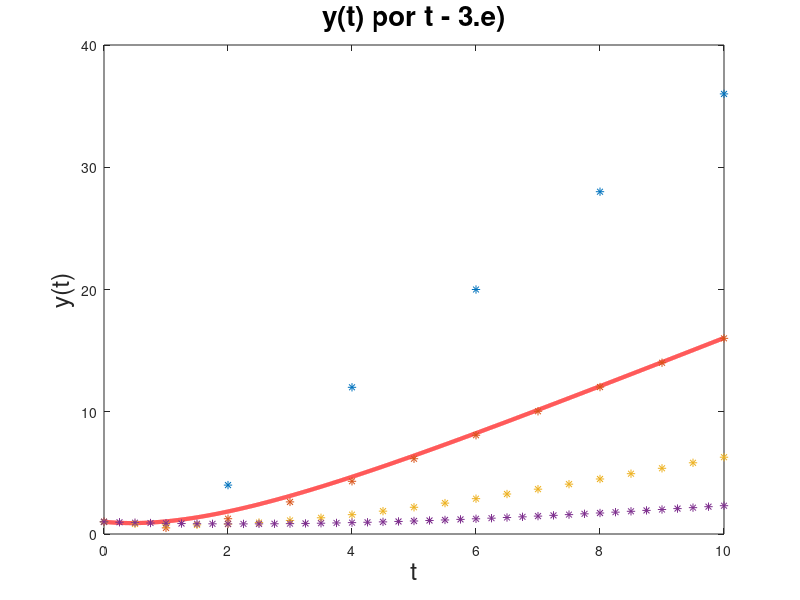

Source code (MATLAB):
%% Questão 3 e)
%% Trabalho 5 - Sinais e Sistemas

%Questão 3.a)
% Intervalo
dt = 0.001;

% Dados basicos
t = 0:dt:10 - dt; x = 2 * t - 4 + 5*exp(-1/2 * t);
plot (t, x, "r", "linewidth", 3), hold on

T = 2          %% Valor inicial do periodo
for j=0:3
  k = 0:T:10;
  y = (5 * (1 - T/2).^k) + (2 * T * k) - 4;
  plot(k, y, "*"), hold on
  T = T / 2;    %% Mudanca no periodo segue um padrao
endfor

title("y(t) por t - 3.e)", "fontsize", 20), xlabel("t", "fontsize", 18), ylabel("y(t)", "fontsize", 18);


